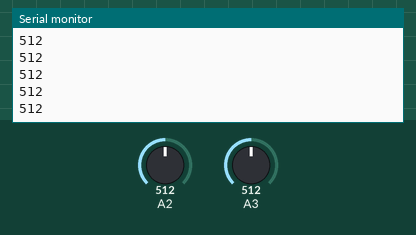
This sketch was run on a simulated Arduino Uno, built with avr-gcc and run on an emulated ATmega328P. On the bench: the last lines printed to the serial monitor. The inputs (shaded band) are chosen by the test bench; at power-on: A2 = 512, A3 = 512.

Above: at 1.2 s.
1.3 s: A2 set to 716
At 2.0 s:
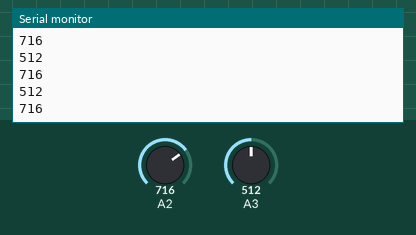
2.8 s: A3 set to 716
At 3.3 s:
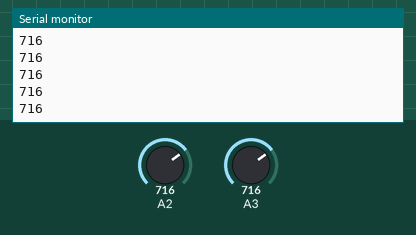
4.3 s: A2 set to 900
At 5.1 s:
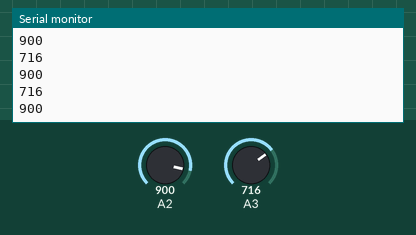
5.8 s: A3 set to 511
At 6.7 s:
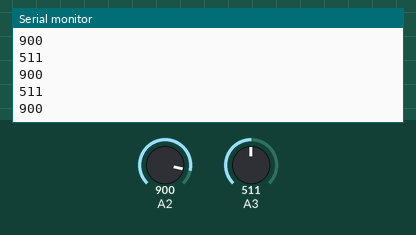
Timing chart, 0 to 8.3 s (numbered marks = the images above; inputs shaded):
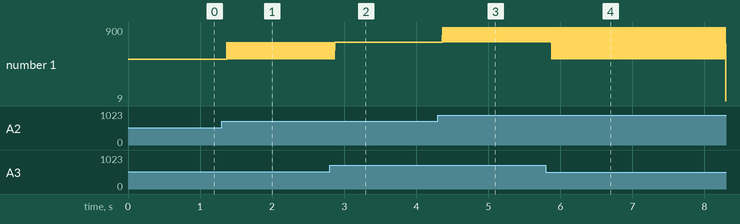

The sketch:

proof_of_concept_sensor.ino
```cpp
//int led1 = 12;
//int led2 = 8;
//int pin1 = PC0;
//int pin2 = PC1;
void setup() {
  Serial.begin(9600);
}


void loop() {
  int sensorValue1 = analogRead(PC2);
  int sensorValue2 = analogRead(PC3);
  Serial.println(sensorValue1);
  Serial.println(sensorValue2);
  //if (sensorValue1 > 600) {
  //digitalWrite(led1, HIGH); //ZWART sensor 1
//}
  //if(sensorValue1 < 600){
 // digitalWrite(led1, LOW);//WIT sensor 1
//}
 // if (sensorValue2 > 600) {
  //digitalWrite(led2, HIGH); //ZWART sensor 2
//}
 // if(sensorValue2 < 600){
 // digitalWrite(led2, LOW);//WIT sensor 2
//}
}
```

Measured:
- after the input at 1.3 s, the serial monitor: prints a new line after 0.07 s (image 1)
- after the input at 4.3 s, the serial monitor: prints a new line after 0.07 s (image 3)
- after the input at 5.8 s, the serial monitor: prints a new line after 0.08 s (image 4)
- plotted number 1: 512 → 716 after the input at 1.3 s
